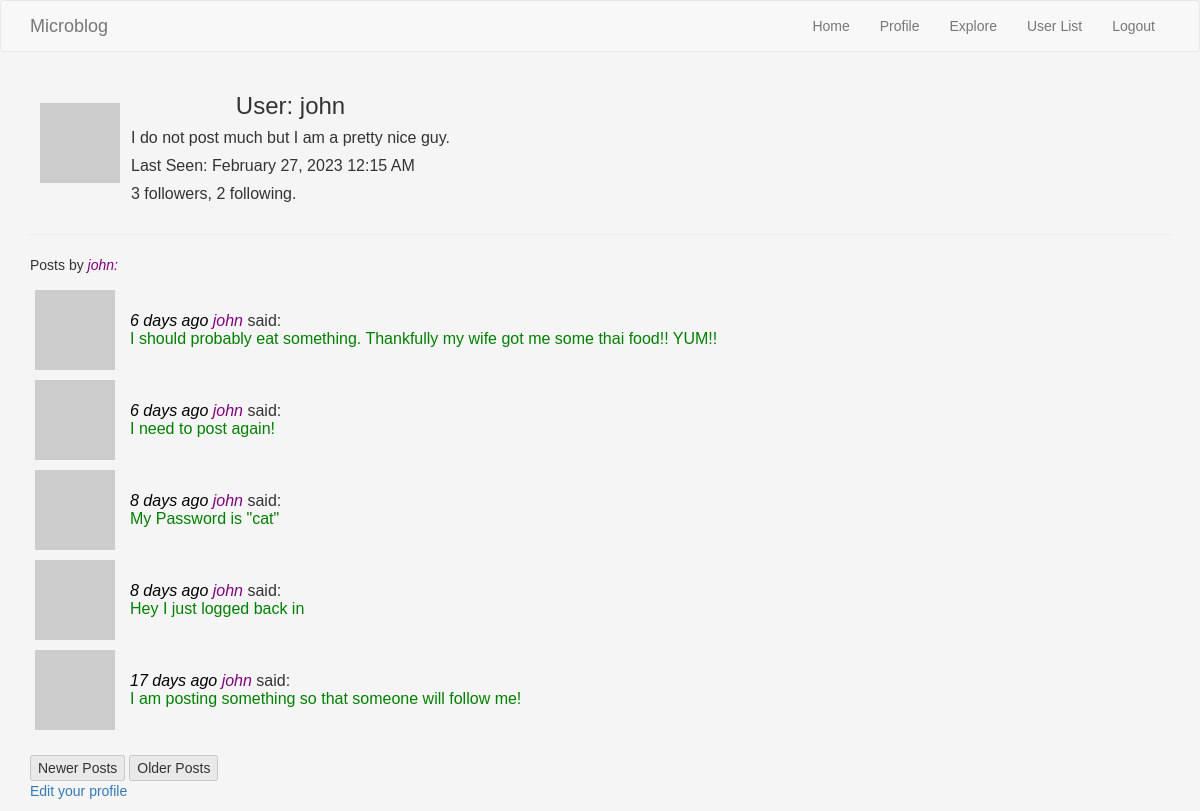
/user/john (signed in), run on the app's committed database.
### webapp/models.py (models this page shows, shortened)
class User(UserMixin, db.Model):
    id = db.Column(db.Integer, primary_key=True)
    username = db.Column(db.String(64), index=True, unique=True)
    email = db.Column(db.String(120), index=True, unique=True)
    password_hash = db.Column(db.String(128))
    posts = db.relationship('Post', backref='author', lazy='dynamic')
    about_me = db.Column(db.String(140))
    last_seen = db.Column(db.DateTime, default=datetime.utcnow)
    followed = db.relationship(
        'User', secondary=followers,
        primaryjoin=(followers.c.follower_id == id),
        secondaryjoin=(followers.c.followed_id == id),
        backref=db.backref('followers', lazy='dynamic'), lazy='dynamic')
    def user_posts(self):
        own_posts = Post.query.filter_by(user_id=self.id)
        return own_posts.order_by(Post.timestamp.desc())
    def __repr__(self):
        return '<User {}>'.format(self.username)
    def avatar(self, size):
        digest = md5(self.email.lower().encode('utf-8')).hexdigest()
        return 'https://www.gravatar.com/avatar/{}?d=identicon&s={}'.format(digest, size)

class Post(db.Model):
    id = db.Column(db.Integer, primary_key=True)
    body = db.Column(db.String(140))
    timestamp = db.Column(db.DateTime, index=True, default=datetime.utcnow)
    user_id = db.Column(db.Integer, db.ForeignKey('user.id'))

### webapp/routes.py (the view)
@webapp.route('/user/<username>')
@login_required
def user(username):
    user = User.query.filter_by(username=username).first_or_404()
    page, others, max_pages, posts = get_page_list(user=user,
                                                   others="no",
                                                   page=1)
    form = EmptyForm()
    return render_template('user.html',
                           user=user,
                           posts=posts,
                           page=page,
                           max_pages=max_pages,
                           form=form)

### webapp/models.py (called while the page is built)
@login.user_loader
def load_user(id):
    return User.query.get(int(id))

### webapp/routes.py (called while the page is built)
@webapp.before_request
def before_request():
    if current_user.is_authenticated:
        current_user.last_seen = datetime.utcnow()
        db.session.commit()

### webapp/templates/user.html (shortened to what this page needs)
{% extends "base.html" %}
{% block app_content %}
    <table>
        <tr class="userprofile">
            <td class="aboutme avatar"><img src="{{ user.avatar(128) }}" alt="User Avatar"></td>
            <td class="aboutme">
                <h3 class="aboutme">User: {{ user.username }}</h3>
                {% if user.about_me %}<p><span class="aboutme">{{ user.about_me }}</span></p>{% endif %}
                {% if user.last_seen %} <p>Last Seen: {{ moment(user.last_seen).format('LLL') }}</p>{% endif %}
            <p>{{  user.followers.count() }} followers, {{ user.followed.count() }} following.</p></td>
       </tr>
    </table>
    <hr>
    <p>Posts by <span class="blogname"> {{ user.username }}:</span></p>
    {% include '_post_table.html' %}
    <br>
    {% include '_new_old_buttons.html' %}
    {% if user == current_user %}
        <p><a href="{{ url_for('edit_profile') }}">Edit your profile</a></p>
    {% endif %}
{% endblock %}

### webapp/templates/_post.html
<tr class="blog">
    <td class="blog"><img src="{{ post.author.avatar(36) }}" alt="Avatar"></td>
    <td class="blog">
            <span class="timestamp">{{ moment(post.timestamp).fromNow() }}</span>
        {% if current_user.username != post.author.username %}
            <span class="blog_name_ref"><a href="{{  url_for('user', username=post.author.username) }}"> {{ post.author.username }} </a></span>
        {% else %}
            <span class="blogname">{{ post.author.username }}</span>
        {% endif %}
        said:
        <br><span class="blogpost"> {{  post.body }}</span></td>
</tr>

### webapp/static/css/mystyle.css (style rules this page uses)
body { background-color: whitesmoke; font-family: Verdana, Arial, Helvetica, sans-serif; }
.blog { vertical-align:center }
.blogname { color: purple; font-style: italic; }
tr.blog { border: inherit; }
td.blog { padding: 5px; padding-right: 10px; }
.blogpost { color:green; }
.userprofile { text-align: center; vertical-align: center; }
.aboutme { text-align: left; }
h3.aboutme { text-align: center; }
td.avatar { vertical-align: center; }
td.aboutme { padding: 10px; padding-bottom: 1px; padding-top: 1px; padding-right: 1px; }
.timestamp { color: black; font-style: italic; }

### data on the page
User: username "john", about_me "I do not post much but I am a pretty nice guy.", last_seen "February 27, 2023 12:15 AM"
Post: timestamp "6 days ago", author.username "john", body "I should probably eat something. Thankfully my wife got me some thai food!! YUM!!"
Post: timestamp "6 days ago", author.username "john", body "I need to post again!"
Post: timestamp "8 days ago", author.username "john", body "My Password is \"cat\""
Post: timestamp "8 days ago", author.username "john", body "Hey I just logged back in"
Post: timestamp "17 days ago", author.username "john", body "I am posting something so that someone will follow me!"

### other printed values
{{ user.followers.count() }} "3"
{{ user.followed.count() }} "2"
